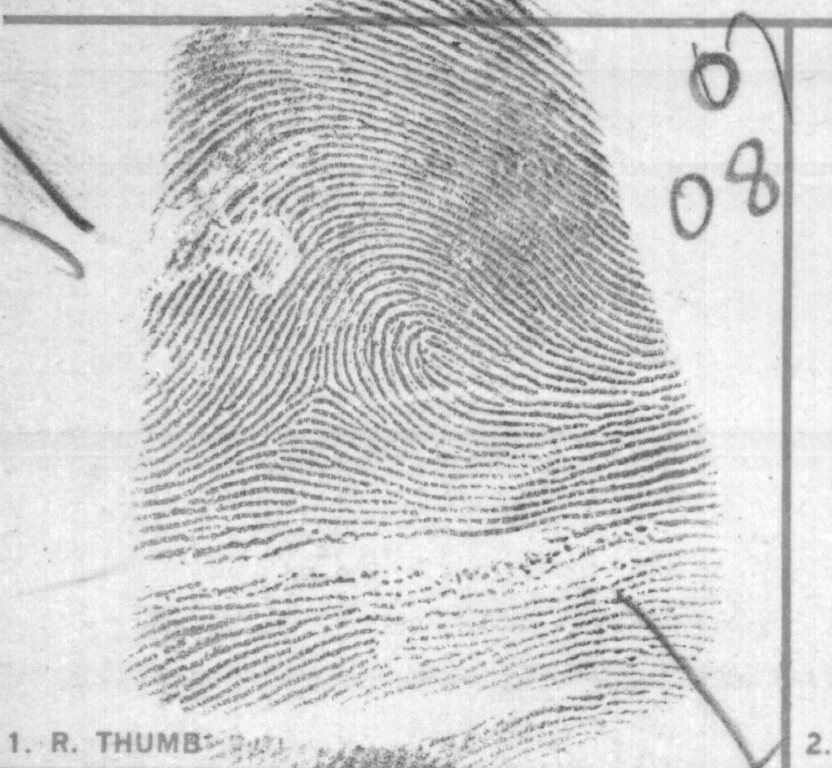
#> input picture BaseDatosNISTsd09_pr/crd_0813f/crd_0813f_01.png, 832 x 768 px
$ jupyter execute Umbralizacion.ipynb
#> lines starting #> are read from the running program, lines starting #| are printed output that depends on the picture; after the words box and inside, x2 and y2 are one past the last pixel; in counts of white or black regions, pixels touching at a corner belong together
### Umbralización para extraer las características

En este markdown se analiza el proceso de umbralización con el objetivo de preparar la imagen en las mejores condiciones posibles para extraer sus características de forma adecuada y obtener resultados óptimos.

Al aplicar una umbralización adecuada, se evita la pérdida de detalles en las huellas, permitiendo una mejor definición de las crestas y valles. Por ello, se busca determinar el método de umbralización que proporcione el equilibrio más eficaz entre claridad y precisión.

[cell 1]
import cv2 as cv2
import numpy as np
import matplotlib.pyplot as plt

img = cv2.imread('../BaseDatosNISTsd09_pr/crd_0813f/crd_0813f_01.png')
#> img is the input picture: shape (768, 832, 3); min 65, max 255, mean 205.7
gray = cv2.cvtColor(img, cv2.COLOR_BGR2GRAY)

thr = cv2.adaptiveThreshold(gray, 200, cv2.ADAPTIVE_THRESH_MEAN_C, cv2.THRESH_BINARY, 9, 10)
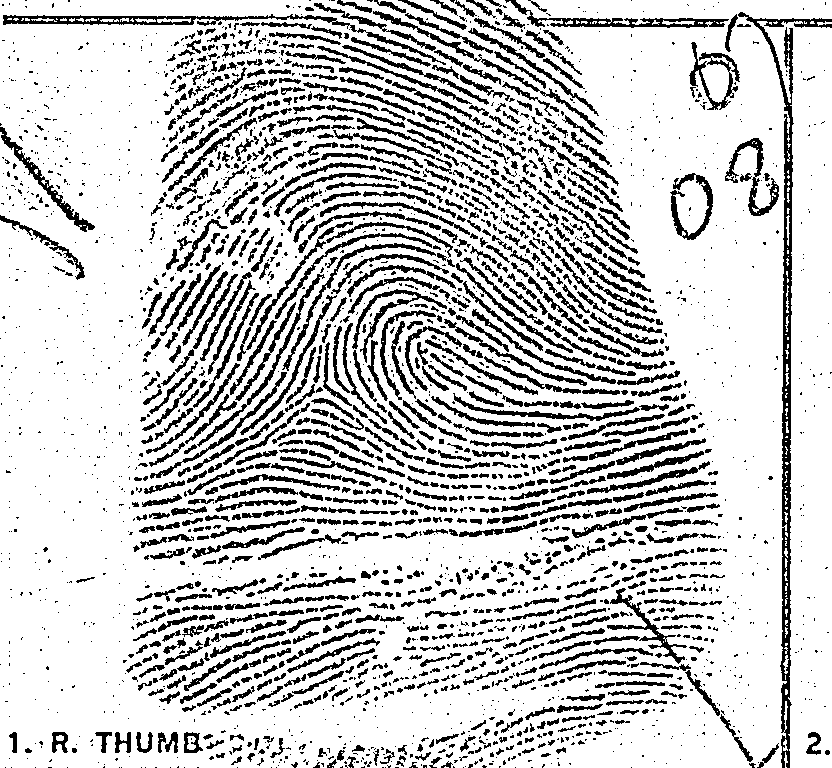
#> thr: shape (768, 832); values 0 (black) and 200 (white), 79.6% white; 2764 black regions (1660 under 20 px), largest, box (x1, y1, x2, y2) and area: (738, 12, 832, 768) 5624, (3, 14, 446, 65) 2090, (505, 0, 729, 28) 1321
# esta función realiza la umbralización adaptativa
# dicha función fue recomendada por ChatGPT tras analizar diferentes métodos de umbralización

plt.imshow(cv2.cvtColor(thr, cv2.COLOR_BGR2RGB))
plt.title('Puntos')
plt.show()


$ run again, with BaseDatosNISTsd09_pr/crd_0813f/crd_0813s_01.png copied over BaseDatosNISTsd09_pr/crd_0813f/crd_0813f_01.png
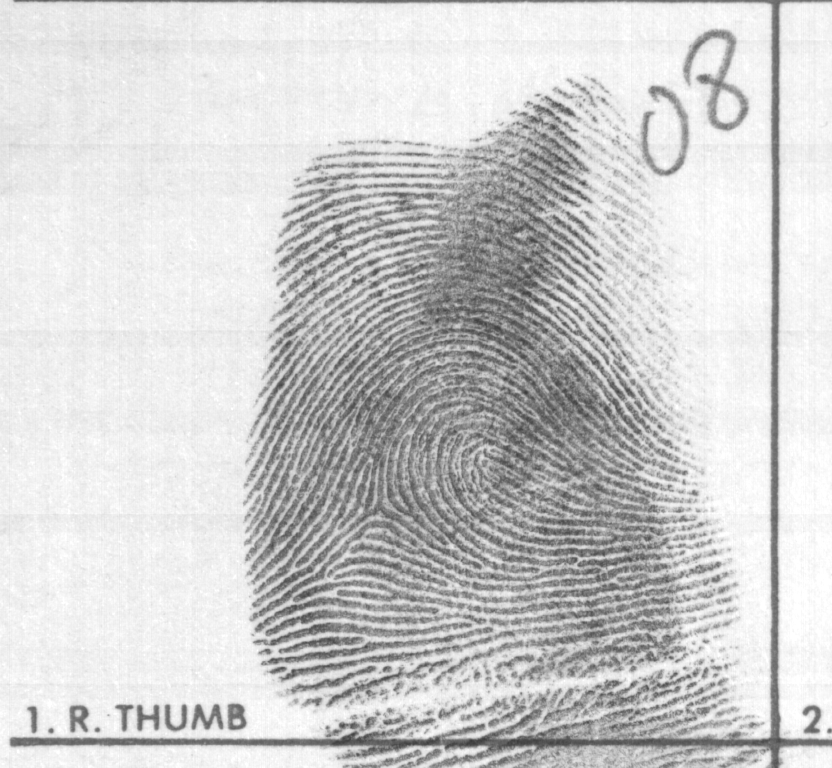
#> input picture BaseDatosNISTsd09_pr/crd_0813f/crd_0813s_01.png, 832 x 768 px
#> img is the input picture: shape (768, 832, 3); min 59, max 255, mean 206.5
#> `thr = cv2.adaptiveThreshold(gray, 200, cv2.ADAPTIVE_THRESH_MEAN_C, cv2..`:
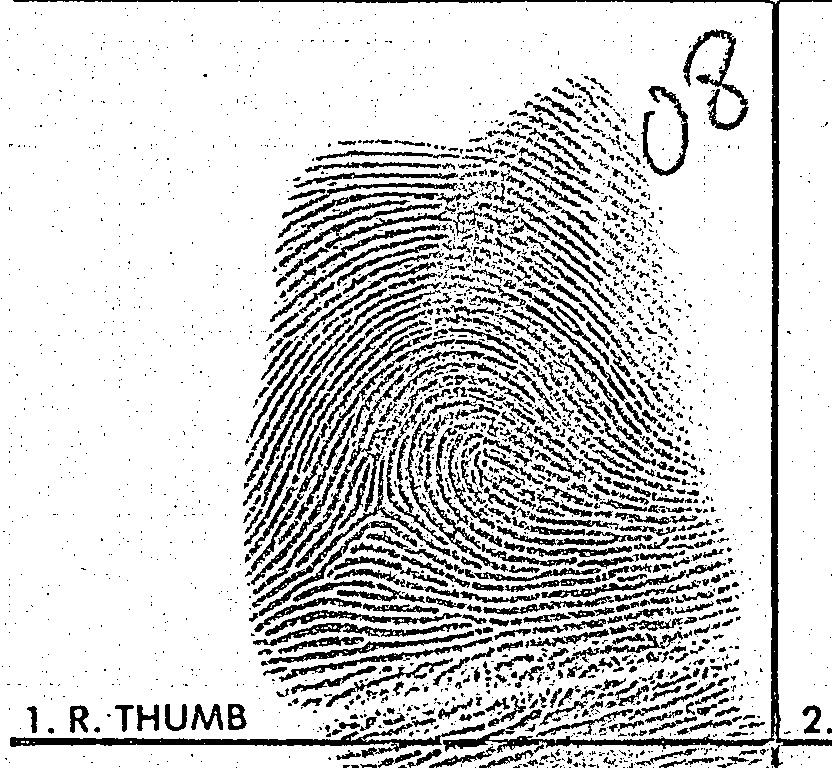
#> thr: shape (768, 832); values 0 (black) and 200 (white), 81.8% white; 2577 black regions (1887 under 20 px), largest, box (x1, y1, x2, y2) and area: (13, 0, 832, 753) 9151, (10, 723, 485, 758) 3304, (253, 425, 396, 595) 1566
